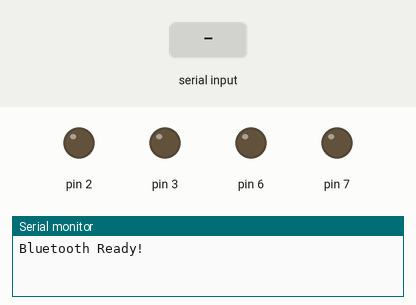
Recording of a sketch running on a simulated Arduino Uno, built with avr-gcc and run on an emulated ATmega328P. Parts: output pins drawn as LEDs (lit = HIGH), the last lines printed to the serial monitor. The test bench sets the inputs (shaded band).

Above: at 1.2 s.
1.3 s: "F" received over the second serial link
At 1.7 s:
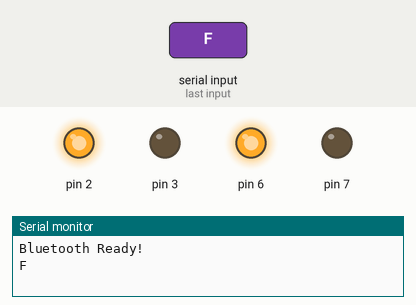
2.8 s: "B" received over the second serial link
At 4.0 s:
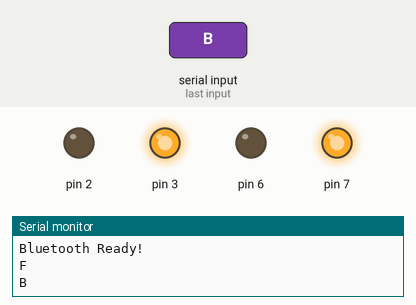
4.3 s: "R" received over the second serial link
At 5.2 s:
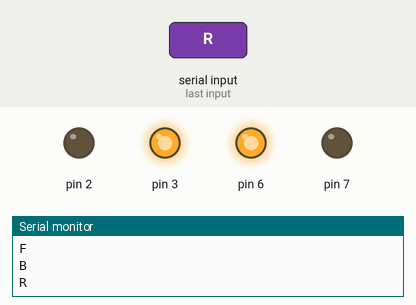
5.8 s: "L" received over the second serial link
At 6.3 s:
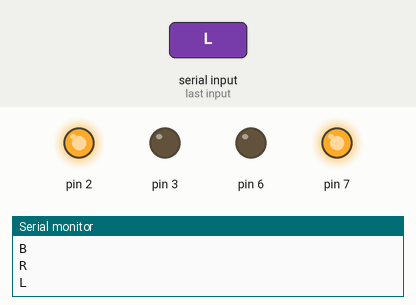
Timing chart, 0 to 8.3 s (numbered marks = the images above; inputs shaded):
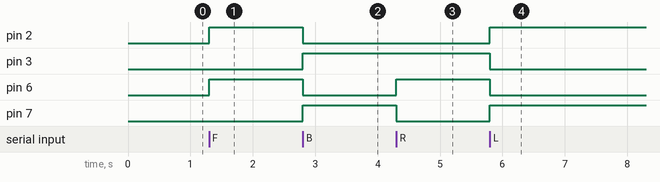

The sketch:

socor_softare.ino
```cpp
#include <SoftwareSerial.h>

SoftwareSerial BT(11, 10); // RX, TX (for Bluetooth module)

char value;

void setup() {
  pinMode(2, OUTPUT);
  pinMode(3, OUTPUT);
  pinMode(6, OUTPUT);
  pinMode(7, OUTPUT);
  // pinMode(12, OUTPUT); // For Attack function

  Serial.begin(9600); // Serial Monitor
  BT.begin(9600);     // Bluetooth communication

  Serial.println("Bluetooth Ready!");
}

void forward() {
  digitalWrite(2, HIGH);
  digitalWrite(3, LOW);
  digitalWrite(6, HIGH);
  digitalWrite(7, LOW);
}

void backward() {
  digitalWrite(2, LOW);
  digitalWrite(3, HIGH);
  digitalWrite(6, LOW);
  digitalWrite(7, HIGH);
}

void right() {
  digitalWrite(2, LOW);
  digitalWrite(3, HIGH);
  digitalWrite(6, HIGH);
  digitalWrite(7, LOW);
}

void left() {
  digitalWrite(2, HIGH);
  digitalWrite(3, LOW);
  digitalWrite(6, LOW);
  digitalWrite(7, HIGH);
}

// void Attack() {
//   digitalWrite(12, HIGH);
// }

void stops() {
  digitalWrite(2, LOW);
  digitalWrite(3, LOW);
  digitalWrite(6, LOW);
  digitalWrite(7, LOW);
  digitalWrite(12, LOW);
}

void loop() {
  if (BT.available()) { // Read from Bluetooth module
    value = BT.read();
    Serial.println(value); // Print received command

    if (value == 'F') {
      forward();
    }
    if (value == 'B') {
      backward();
    }
    if (value == 'R') {
      right();
    }
    if (value == 'L') {
      left();
    }
    // if (value == 'A') {
    //   Attack();
    }
    if (value == 'S') {
      stops();
    }
  }
// }
```

Measured:
- after the input at 1.3 s, pin 2, pin 6: LOW → HIGH at once
- after the input at 2.8 s, pin 2, pin 6: HIGH → LOW at once; pin 3, pin 7: LOW → HIGH at once
- after the input at 4.3 s, pin 6: LOW → HIGH at once; pin 7: HIGH → LOW at once
- after the input at 5.8 s, pin 2, pin 7: LOW → HIGH at once; pin 3, pin 6: HIGH → LOW at once
